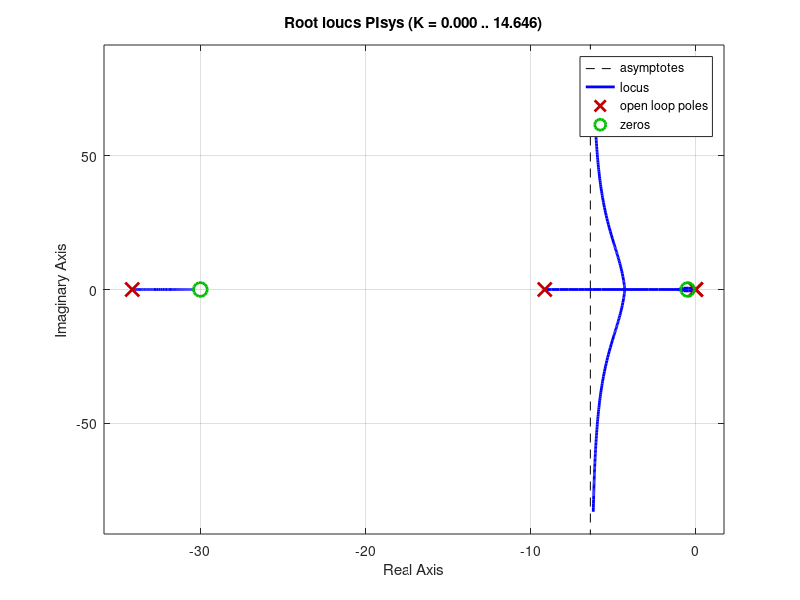

This chart was generated by the following MATLAB code: (Note: this script raises an error after producing the figure.)
%PI Controller
sys = tf(1.636, [0.0293 1 0]);
os = 5;
tp = 0.2;
zeta = sqrt((log(5/100)^2)/(pi^2+(log(5/100)^2)));
wn = pi/(tp*sqrt(1-zeta^2));
SigD = -zeta*wn;
WD = wn*sqrt(1-zeta^2);
P = pole(sys);
p1 = P(1);
p2 = P(2);
%compensator zero put at -30
angle1 = rad2deg(angle((SigD+p1)+WD*j));
angle2 = rad2deg(angle((SigD-p2)+WD*j));
CompZero = -30;
ZeroAngle = rad2deg(angle((SigD-CompZero)+WD*j));
PoleAngle = ZeroAngle - angle1 - angle2 + 180;
CompPole = SigD - WD/(tand(PoleAngle));
LagCont = tf([1 -CompZero], [1 -CompPole])
NewSys = LagCont*sys;
%rlocus(NewSys);
%sgrid(zeta,0);
%ylim([-30 30])
%[K,p] = rlocfind(NewSys)
K = 8.6233
NewLagCont = K*LagCont

I = tf([1 0.5],[1 0])
PIsys = I*NewLagCont*sys
rlocus(PIsys);
sgrid(zeta,0);
ylim([-30 30])
[K1,p] = rlocfind(PIsys)

sys1 = K1*PIsys;
csys = feedback(PIsys,1);
step(csys);